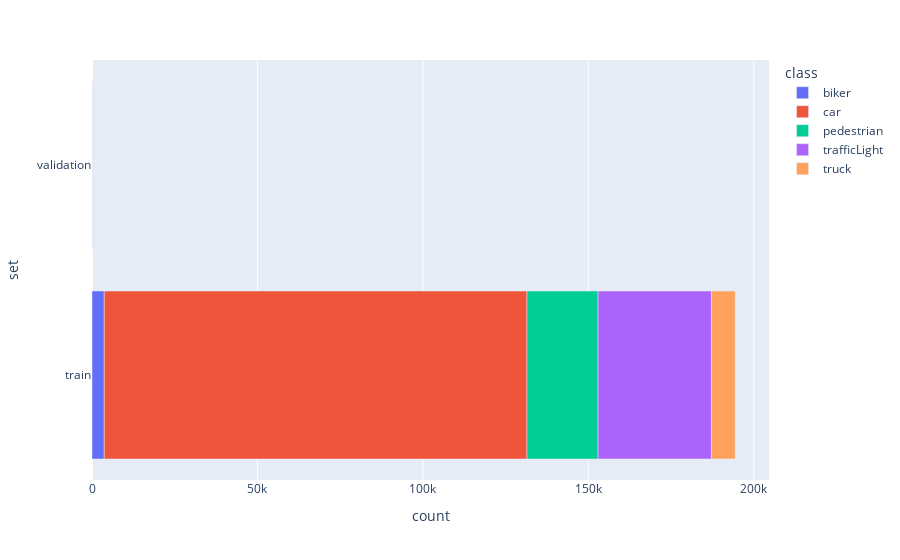

Write notebook code for a chart like this one.
### Code cell
fig = px.bar(df_class, x="count", y="set", color="class")

fig.show()

### Figure 1 — Plotly figure (JSON) as saved in the notebook; plotly's stock layout.template omitted (floating-point values rounded to 4 significant figures)
{"data": [{"alignmentgroup": "True", "hovertemplate": "class=biker<br>count=%{x}<br>set=%{y}<extra></extra>", "legendgroup": "biker", "marker": {"color": "#636efa", "pattern": {"shape": ""}}, "name": "biker", "offsetgroup": "biker", "orientation": "h", "showlegend": true, "textposition": "auto", "type": "bar", "x": [3704], "xaxis": "x", "y": ["train"], "yaxis": "y"}, {"alignmentgroup": "True", "hovertemplate": "class=car<br>count=%{x}<br>set=%{y}<extra></extra>", "legendgroup": "car", "marker": {"color": "#EF553B", "pattern": {"shape": ""}}, "name": "car", "offsetgroup": "car", "orientation": "h", "showlegend": true, "textposition": "auto", "type": "bar", "x": [127760, 113], "xaxis": "x", "y": ["train", "validation"], "yaxis": "y"}, {"alignmentgroup": "True", "hovertemplate": "class=pedestrian<br>count=%{x}<br>set=%{y}<extra></extra>", "legendgroup": "pedestrian", "marker": {"color": "#00cc96", "pattern": {"shape": ""}}, "name": "pedestrian", "offsetgroup": "pedestrian", "orientation": "h", "showlegend": true, "textposition": "auto", "type": "bar", "x": [21472, 19], "xaxis": "x", "y": ["train", "validation"], "yaxis": "y"}, {"alignmentgroup": "True", "hovertemplate": "class=trafficLight<br>count=%{x}<br>set=%{y}<extra></extra>", "legendgroup": "trafficLight", "marker": {"color": "#ab63fa", "pattern": {"shape": ""}}, "name": "trafficLight", "offsetgroup": "trafficLight", "orientation": "h", "showlegend": true, "textposition": "auto", "type": "bar", "x": [34277], "xaxis": "x", "y": ["train"], "yaxis": "y"}, {"alignmentgroup": "True", "hovertemplate": "class=truck<br>count=%{x}<br>set=%{y}<extra></extra>", "legendgroup": "truck", "marker": {"color": "#FFA15A", "pattern": {"shape": ""}}, "name": "truck", "offsetgroup": "truck", "orientation": "h", "showlegend": true, "textposition": "auto", "type": "bar", "x": [7165, 29], "xaxis": "x", "y": ["train", "validation"], "yaxis": "y"}], "layout": {"barmode": "relative", "legend": {"title": {"text": "class"}, "tracegroupgap": 0}, "margin": {"t": 60}, "xaxis": {"anchor": "y", "domain": [0, 1], "title": {"text": "count"}}, "yaxis": {"anchor": "x", "domain": [0, 1], "title": {"text": "set"}}}}
